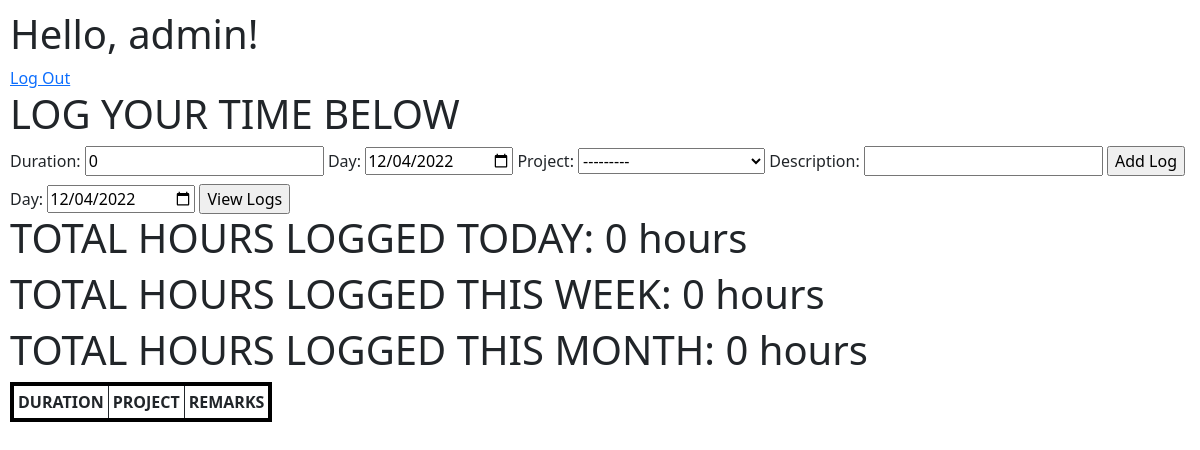
The app's page / (signed in), older data.
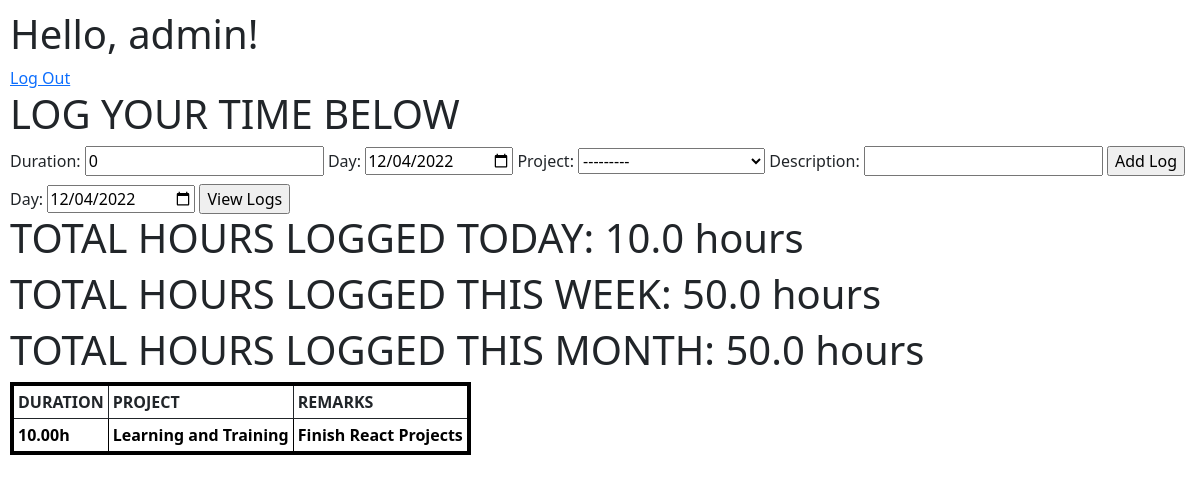
The same page, newer data.
### logger/models.py (models this page shows, shortened)
class Log(models.Model):
    duration = models.FloatField(default=0)
    day = models.DateField(default=datetime.date.today)
    description = models.CharField(max_length=256)
    created_at = models.DateField(auto_now_add=True)
    user = models.ForeignKey(User, null=True, blank=True, on_delete=models.SET_NULL)
    project = models.ForeignKey(
        Project, null=True, blank=True, on_delete=models.SET_NULL
    )

class Project(models.Model):
    title = models.CharField(max_length=64)
    def __str__(self):
        return self.title

### logger/views.py (the view, shortened to what this page needs)
# urls.py: path("", index, name="index"),
@login_required(login_url="/login")
def index(request):
    log_form, view_form = LogForm(), ViewForm()
    if "add" in request.POST:
        log_form = LogForm(request.POST)
    if "view" in request.POST:
        view_form = ViewForm(request.POST)
    message = "Failed"
    day = datetime.date.today()
    if request.method == "POST" and "view" in request.POST and view_form.is_valid():
        day = view_form.cleaned_data["day"]
    logs = Log.objects.filter(
        user=request.user,
    ).filter(day=day)
    weekday_now = datetime.date.weekday(day)
    start_week_day = day - datetime.timedelta(days=weekday_now)
    end_week_day = start_week_day + datetime.timedelta(days=6)
    total_hours_logged_today = get_total_hours_logged_today(request, day)
    total_hours_logged_week = get_total_hours_logged_week(
        request, start_week_day, end_week_day
    )
    total_hours_logged_month = get_total_hours_logged_month(request, day)
    return render(
        request,
        "logger/index.html",
        {
            "message": message,
            "user": request.user,
            "log_form": log_form,
            "view_form": view_form,
            "total_hours_logged_today": total_hours_logged_today,
            "total_hours_logged_month": total_hours_logged_month,
            "total_hours_logged_week": total_hours_logged_week,
            "logs": logs,
        },
    )

### logger/forms.py
class LogForm(forms.ModelForm):
    duration = forms.FloatField(
        required=True,
        widget=forms.TextInput(),
        initial=0,
        validators=[
            MinValueValidator(0),
        ],
    )
    day = forms.DateField(
        required=True,
        widget=forms.widgets.DateInput(attrs={"type": "date"}),
        initial=datetime.date.today,
    )
    project = forms.ModelChoiceField(queryset=Project.objects.all())
    description = forms.CharField(required=True, widget=forms.TextInput())
    class Meta:
        model = Log
        fields = ["duration", "day", "project", "description"]

class ViewForm(forms.ModelForm):
    day = forms.DateField(
        required=True,
        widget=forms.widgets.DateInput(attrs={"type": "date"}),
        initial=datetime.date.today,
    )
    class Meta:
        model = Log
        fields = ["day"]

### logger/helpers.py (called while the page is built)
def get_total_hours_logged_today(request, day):
    total_hours_logged_today = Log.objects.filter(user=request.user, day=day).aggregate(
        total=Sum("duration")
    )["total"]
    if total_hours_logged_today == None:
        return 0
    return total_hours_logged_today

def get_total_hours_logged_week(request, start_week_day, end_week_day):
    total_hours_logged_week = Log.objects.filter(
        user=request.user, day__gte=start_week_day, day__lte=end_week_day
    ).aggregate(total=Sum("duration"))["total"]
    if total_hours_logged_week == None:
        return 0
    return total_hours_logged_week

def get_total_hours_logged_month(request, day):
    total_hours_logged_month = Log.objects.filter(
        user=request.user, day__month=day.month
    ).aggregate(total=Sum("duration"))["total"]
    if total_hours_logged_month == None:
        return 0
    return total_hours_logged_month

### logger/templates/logger/index.html (shortened to what this page needs)
{% extends "logger/layout.html" %} {% block body %}
<h1>Hello, {{user.username}}!</h1>
<a href="{% url 'logout_view' %}">Log Out</a>
<form method="POST" novalidate>
  <h1>LOG YOUR TIME BELOW</h1>
  {% csrf_token %} {{log_form.as_table}}
  <input type="submit" value="Add Log" name="add" />
</form>
<form method="POST">
  {% csrf_token %} {{view_form.as_table}}
  <input type="submit" value="View Logs" name="view" />
</form>
<h1>TOTAL HOURS LOGGED TODAY: {{total_hours_logged_today}} hours</h1>
<h1>TOTAL HOURS LOGGED THIS WEEK: {{total_hours_logged_week}} hours</h1>
<h1>TOTAL HOURS LOGGED THIS MONTH: {{total_hours_logged_month}} hours</h1>
<table>
  <tr>
    <th>DURATION</th>
    <th>PROJECT</th>
    <th>REMARKS</th>
  </tr>
  {% for log in logs %} {% if log.created_at > log.day %}
  <tr style="color: red">
    <th>{{log.duration|floatformat:2}}h</th>
    <th>{{log.project.title}}</th>
    <th>{{log.description}}</th>
  </tr>
  {% else %}
  <tr style="color: black">
    <th>{{log.duration|floatformat:2}}h</th>
    <th>{{log.project.title}}</th>
    <th>{{log.description}}</th>
  </tr>
  {% endif %} {%endfor%}
</table>
{% endblock %}

### logger/templates/logger/layout.html (shortened to what this page needs)
{% load static %}
<!DOCTYPE html>
<html lang="en">
  <head>
    <link
      rel="stylesheet"
      href="https://cdn.jsdelivr.net/npm/bootstrap@5.1.3/dist/css/bootstrap.min.css"
    />
    <link rel="stylesheet" href="{% static 'logger/styles.css' %}" />
    <link
      rel="stylesheet"
      href="https://cdnjs.cloudflare.com/ajax/libs/font-awesome/6.1.1/css/all.min.css"
    />
  </head>
  <body>
    {% block body %} {% endblock %}
  </body>
</html>

### logger/static/logger/styles.css (style rules this page uses)
body { padding: 10px; }
table { border: 4px solid black; border-collapse: collapse; }
tr { border: 1px solid; padding: 4px; }
th { border: 1px solid; padding: 4px; }

Row changes from the older to the newer data that the page shows:
now on this page (row edited): Log: duration "10.00", project "Learning and Training", description "Finish React Projects"
Text that changed along with them:
{{ total_hours_logged_today }}: "0" → "10.0"
{{ total_hours_logged_week }}: "0" → "50.0"
{{ total_hours_logged_month }}: "0" → "50.0"
